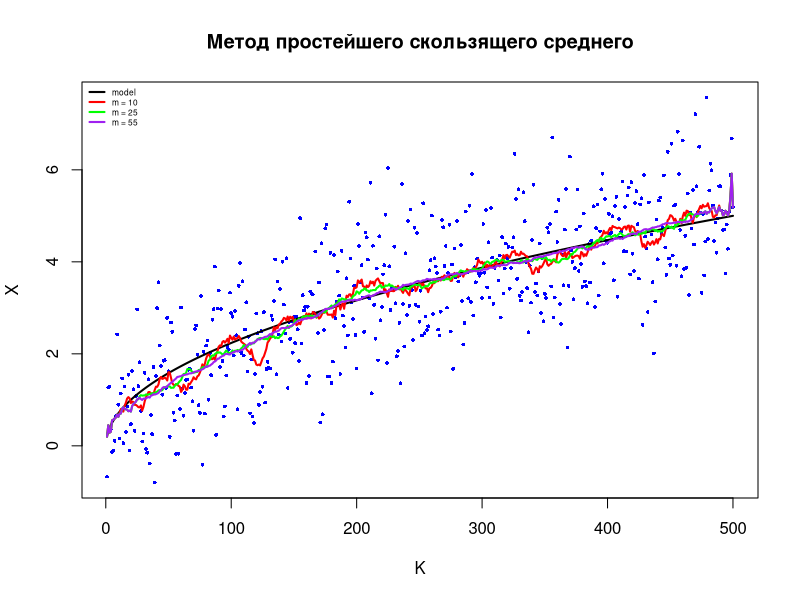
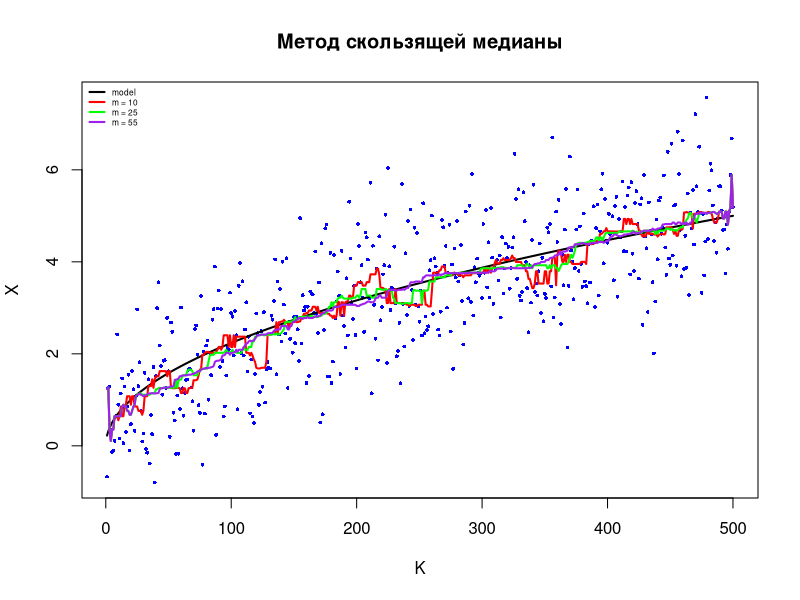

The R script that drew these images, in order:

gen_models_range <- function(n, h, norm_mean = 0, norm_sd = 1){
  k <- seq(1, n)
  x_sample <- rep(1, n)
  x_model <- rep(1,n)
  
  for (i in k) {
    x_sample[i] <- sqrt(i*h) + rnorm(1, mean = norm_mean, sd = norm_sd)
    x_model[i] <- sqrt(i*h) 
  }
  
  return(list(k = k, x_sample = x_sample, x_model = x_model))
}

simple_roll_mean <- function(x_sample, m_period){
  size = length(x_sample)
  roll_mean <- rep(1,size)
  
  for (i in 1:size){
    if (i <= m_period){
      roll_mean[i] = sum(x_sample[1:(2*i)]) / (2 * i + 1)
    }
    else if (i > size - m_period){
      roll_mean[i] = sum(x_sample[(2*i - size) : size]) / (2*(size - i)+1)
    }
    else {
      roll_mean[i] = sum(x_sample[(i-m_period):(i + m_period)]) / (2 * m_period + 1)
    }
  }
  return(roll_mean)
}

roll_median <- function(x_sample, m_period){
  size = length(x_sample)
  roll_med <- rep(1,size)
  
  for (i in 1:size){
    if (i < m_period && i != 1){
      roll_med[i] = median(x_sample[1:(2*i - 1)])
    }
    else if (i + m_period > size && i != size){
      period = size - i
      roll_med[i] = median(x_sample[(i - period):size])
    }
    else if(i == 1){
      tuyki = c(x_sample[1], x_sample[2], 3*x_sample[2] - 2*x_sample[3])
      roll_med[i] = median(tuyki)
    }
    else if(i == size){
      tuyki = c(x_sample[size], x_sample[size-1], 3*x_sample[size-2] - 2*x_sample[size-1])
      roll_med[i] = median(tuyki)
    }
    else {
      roll_med[i] = median(x_sample[(i-m_period):(i+m_period)])
    }
  }
  return(roll_med)
}

rotation_points_count <- function(x_data){
  count <- 0

  for(i in 1:(length(x_data) - 2)){
    if ((x_data[i+1] < x_data[i]  && x_data[i + 1] < x_data[i+2]) 
        || (x_data[i+1] > x_data[i]  && x_data[i + 1] > x_data[i+2])){
      count = count + 1
    }
  }
  return(count)
}

calc_p_for_kendall <- function(x_data){
  p <- 0
  for (i in (1:length(x_data))){
    for (j in (i:length(x_data))){
      if(x_data[j] > x_data[i]){
        p = p + 1
      }
    } 
  }
  return(p)
}

check_randomness <- function(x_sample, x_trend){
  x_remains = x_sample - x_trend
  
  size = length(x_sample)
  
  p_mean = (2.0/3.0)*(size - 2)
  p_disp = (16 * size - 29) / 90.0
  p_size = rotation_points_count(x_remains)
  
  p = calc_p_for_kendall(x_remains)
  
  kendell = (4*p)/(size * (size - 1)) - 1
  print("Число поворотных точек:")
  print(p_size)
  print("Коэффициент Кенделла: ")
  print(kendell)
  if (p_size < p_mean + p_disp && p_size > p_mean - p_disp){
    print("Ряд случаен")
  }
  else if(p_size < p_mean - p_disp){
    print("Ряд положительно коррелирован")
  }
  else if(p_size > p_mean + p_disp){
    print("Ряд быстро колеблющийся")
  }
}

lab2 <- function(){
h <- 0.05
n <- 500

norm_mean = 0
norm_sd = 1

models = gen_models_range(n, h, norm_mean, norm_sd)
k = models$k
x_sample = models$x_sample
x_model = models$x_model

slide_mean_10 <- simple_roll_mean(x_sample, 10)
slide_mean_25 <- simple_roll_mean(x_sample, 25)
slide_mean_55 <- simple_roll_mean(x_sample, 55)

print("")
print("Метод простейшего скользящего среднего для окна m = 10")
check_randomness(x_sample, slide_mean_10)
print("")
print("Метод простейшего скользящего среднего для окна m = 25")
check_randomness(x_sample, slide_mean_25)
print("")
print("Метод простейшего скользящего среднего для окна m = 55")
check_randomness(x_sample, slide_mean_55)

plot(x = k, y = x_sample, pch = 16, cex = 0.5, col = "blue", 
     main = "Метод простейшего скользящего среднего",
     xlab = "K", ylab = "X")
lines(x = k, y = x_model, col="black", lwd=2)
lines(x = k, y = slide_mean_10, col="red", lwd = 2)
lines(x = k, y = slide_mean_25, col="green", lwd = 2)
lines(x = k, y = slide_mean_55, col="purple", lwd = 2)
legend("topleft", c("model","m = 10", "m = 25", "m = 55"),
       bty = "n",
       lty = 1,
       cex = 0.5,
       lwd = 2,
       col = c("black","red", "green", "purple"))

slide_median_10 <- roll_median(x_sample, 10)
slide_median_25 <- roll_median(x_sample, 25)
slide_median_55 <- roll_median(x_sample, 55)


print("")
print("Метод скользящей медианы для окна m = 10")
check_randomness(x_sample, slide_median_10)
print("")
print("Метод скользящей медианы для окна m = 25")
check_randomness(x_sample, slide_median_25)
print("")
print("Метод скользящей медианы для окна m = 55")
check_randomness(x_sample, slide_median_55)

plot(x = k, y = x_sample, pch = 16, cex = 0.5, col = "blue", 
     main = "Метод скользящей медианы",
     xlab = "K", ylab = "X")
lines(x = k, y = x_model, col="black", lwd=2)
lines(x = k, y = slide_median_10, col="red", lwd = 2)
lines(x = k, y = slide_median_25, col="green", lwd = 2)
lines(x = k, y = slide_median_55, col="purple", lwd = 2)
legend("topleft", c("model","m = 10", "m = 25", "m = 55"),
       bty = "n",
       lty = 1,
       cex = 0.5,
       lwd = 2,
       col = c("black","red", "green", "purple"))
}

lab2()